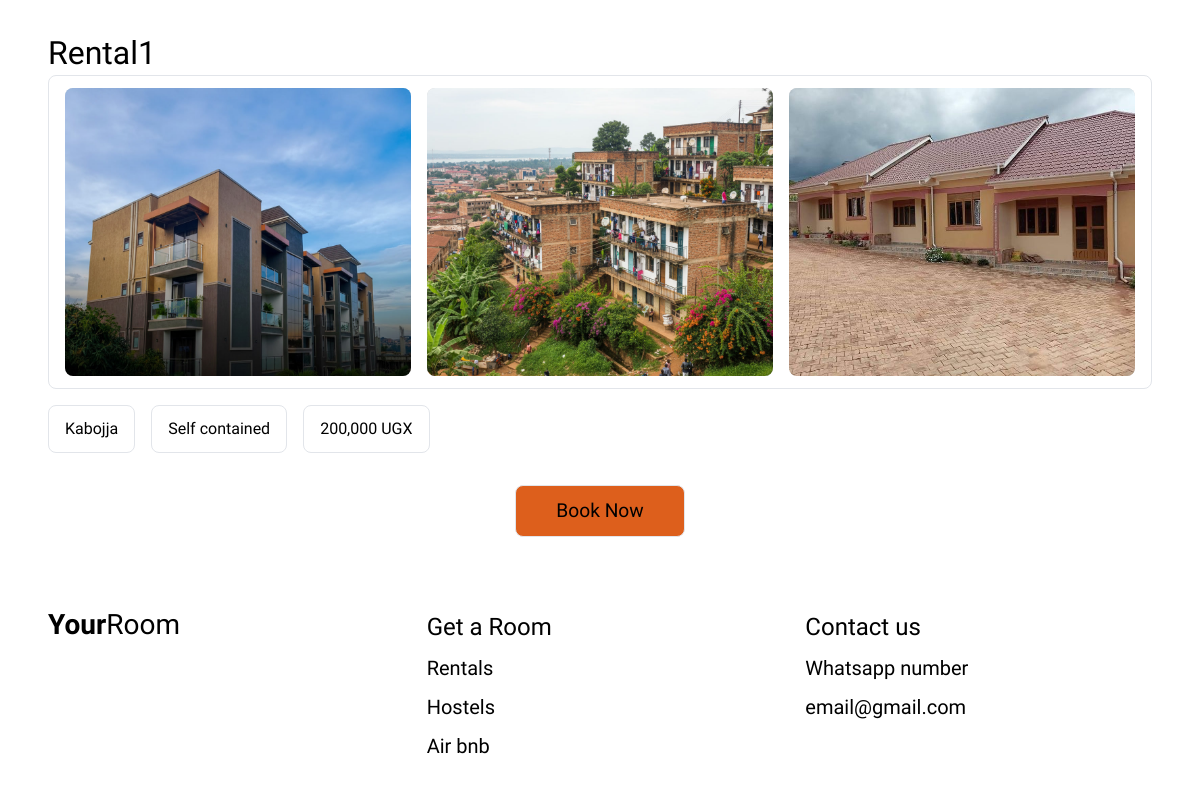
The page /unit/rental/2/ on the database its author committed.
### your_room/models.py (models this page shows, shortened)
class BaseUnit(models.Model):
    name = models.CharField(max_length=150)
    description = models.TextField(blank=True)
    location = models.CharField(max_length=150)
    class Meta:
        abstract = True
        ordering = ["name"]

class Rental(BaseUnit):
    room_type = models.CharField(max_length=10, choices=RoomType.choices)
    self_contained = models.BooleanField(default=False)
    price = models.DecimalField(max_digits=10, decimal_places=2, null=True, blank=True)

class UnitImageBase(models.Model):
    image = models.ImageField(upload_to="units/%Y/%m/")
    is_main = models.BooleanField(
        default=False,
        help_text="Check this box to set this image as the main display photo."
    )
    class Meta:
        abstract = True
        ordering = ["is_main"]

class RentalImage(UnitImageBase):
    unit = models.ForeignKey(Rental, related_name="images", on_delete=models.CASCADE)

### your_room/views.py (the view)
# urls.py: path("unit/<str:unit_type>/<int:pk>/", unit_detail, name="unit-detail"),
def unit_detail(request,unit_type, pk):
    model = UNIT_MODELS.get(unit_type)
    unit = get_object_or_404(model.objects.prefetch_related("images"), pk=pk)
    return render(request, "your_room/detail.html", {"unit": unit, "unit_type": unit_type})

### your_room/templates/your_room/detail.html (shortened to what this page needs)
<!DOCTYPE html>
{% load static %}
{% load humanize %}
<html lang="en">
<head>
<link rel="stylesheet" href="{% static 'your_room/styles.css' %}" />
</head>
<body>
<main>
  <h1 class="page-title container">{{unit.name}}</h1>
  <div class="meta container">
    {% if unit_type == 'rental' %}
    <div class="gallery container">
    {% for img in unit.images.all %}
    <img src="{{ img.image.url }}" alt="{{ unit.name }}" />
    {% endfor %}
    </div>
    <div>{{ unit.location }}</div>
    <div>{% if unit.self_contained %} Self contained
      {% else %} Not self contained {% endif %}</div>
    <div>{{ unit.price|floatformat:0|intcomma }} UGX</div>
    {% endif %}
  </div>
  <div class="center-action">
      {% if unit_type == 'hostel' and unit.is_booked %}
      <button class="btn btn--lg" type="button" disabled>
        Cannot Book
      </button>
      {% else %}
      <button class="btn btn--lg" id="book-now" type="button" data-unit-type="{{ unit_type }}" data-unit-id="{{ unit.pk }}">
        Book Now
      </button>
      {% endif %}
  </div>
</main>
<footer class="footer container">
  <a class="logo" href="{% url 'index' %}"><b>Your</b><span>Room</span></a>
  <div class="col">
    <strong>Get a Room</strong>
    <a href="{% url 'rentals' %}">Rentals</a>
    <a href="{% url 'hostels' %}">Hostels</a>
    <a href="{% url 'airbnb' %}">Air bnb</a>
  </div>
  <div class="col">
    <strong>Contact us</strong>
    <span>Whatsapp number</span>
    <span>email@gmail.com</span>
  </div>
</footer>
</body>
</html>

### your_room/static/your_room/styles.css (style rules this page uses)
:root { --accent-orange:#dd5f1c; --surface-gray:#d9d9d9; --background:#ffffff; --foreground:#000000; --border:#e2e5ea; --radius:8px; }
* { box-sizing:border-box;margin:0;padding:0 }
html, body { height: 100%; }
html { scroll-behavior:smooth }
body { font-family:"Urbanist",system-ui,sans-serif; background:var(--background); color:var(--foreground); line-height:1.35; display:flex; flex-direction: column; min-height: 100vh; }
main { flex: 1; }
img { display:block;max-width:100% }
a { color:inherit;text-decoration:none }
.container { padding-inline:16px }
@media (min-width:768px) { .container { padding-inline:48px } }
.logo { font-size:clamp(1.5rem, 4vw, 1.75rem);line-height:1 }
.logo b { font-weight:600 }
.logo span { font-weight:300 }
h1.page-title { font-size:clamp(1.375rem, 4vw, 2rem);font-weight:400;padding-top:32px }
.btn { display:inline-block;border:1px solid var(--border);border-radius:var(--radius); background:transparent;font:inherit;cursor:pointer;transition:background-color .15s ease; }
.btn--lg { padding:12px 40px;font-size:1.2rem; background:var(--accent-orange) }
.gallery { display:grid;gap:16px;padding-block:24px }
@media (min-width:768px) { .gallery { grid-template-columns:repeat(3,1fr) } }
.gallery img { width:100%;height:288px;object-fit:cover;border-radius:var(--radius);background:var(--surface-gray) }
.meta { display:flex; flex-wrap:wrap; gap:16px }
@media (min-width:768px) { .meta { grid-template-columns:repeat(3,1fr) } }
.meta div { flex:0 1 auto; border:1px solid var(--border);border-radius:var(--radius);padding:12px 16px;font-size:1 }
.center-action { display:flex;justify-content:center;padding-block:32px }
.footer { display:grid;gap:32px;padding-block:40px }
@media (min-width:768px) { .footer { grid-template-columns:repeat(3,1fr) } }
.footer .col { display:flex;flex-direction:column;gap:12px }
.footer .col strong { font-size:1.5rem;font-weight:400 }
.footer .col a,.footer .col span { font-size:1.25rem }

### rows shown on the page
Rental: name "Rental1", location "Kabojja", price "200,000"
RentalImage: image (picture)
RentalImage: image (picture)
RentalImage: image (picture)
